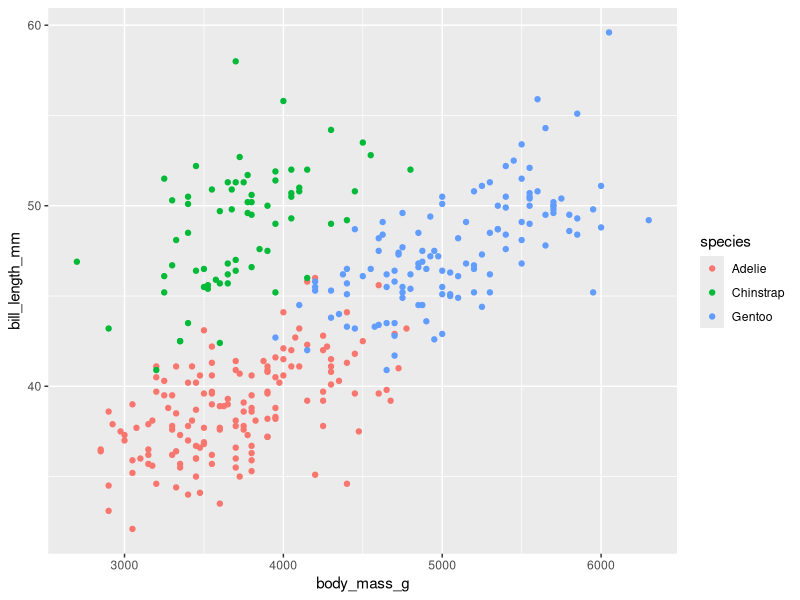
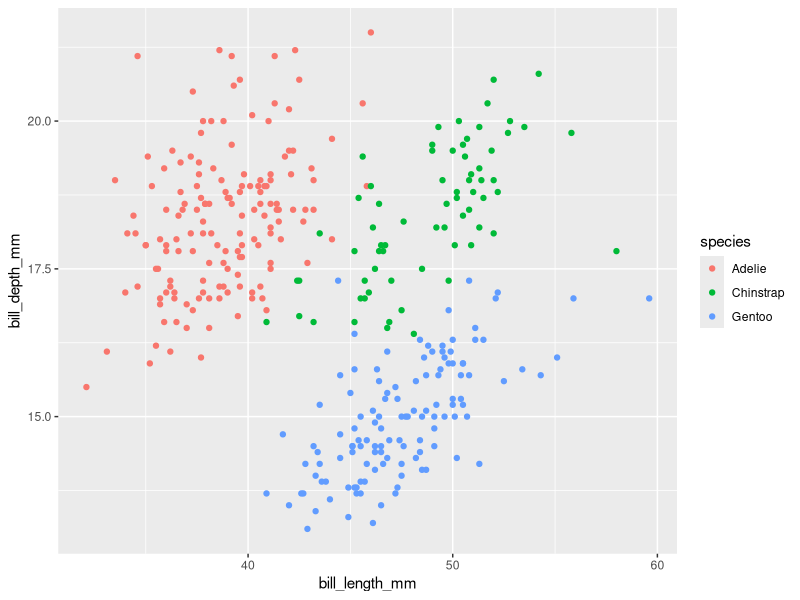
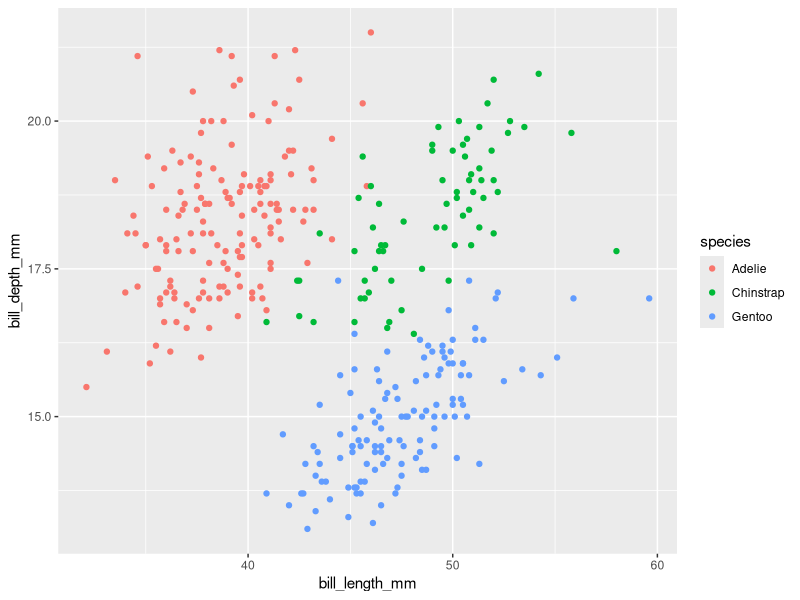
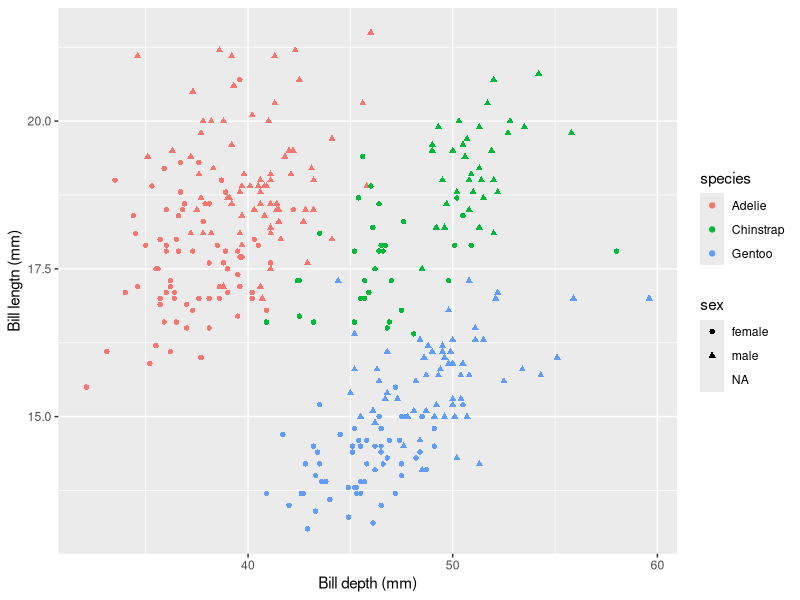
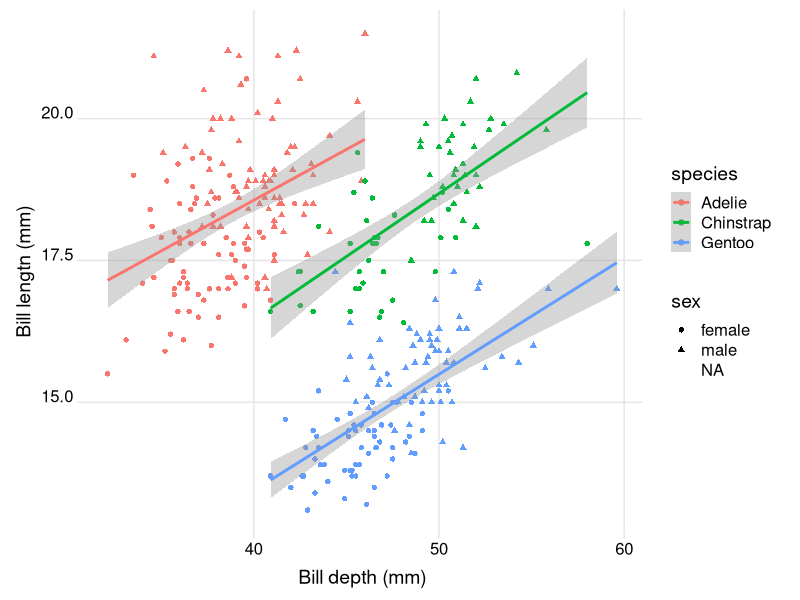

The R source for these figures, in order:
# Script name
# Author
# Date


# Libraries ---------------------------------------------------------------

library(tidyverse)
library(palmerpenguins)
library(ggridges)


# Data --------------------------------------------------------------------

# Load the dataset into the local environment
penguins <- penguins


# Example -----------------------------------------------------------------

# The basic plot
ggplot(data = penguins,
       aes(x = body_mass_g, y = bill_length_mm)) +
  geom_point(aes(colour = species))


# Exercise 1 --------------------------------------------------------------

# Create a basic plot with different x and y axes

ggplot(penguins, 
       aes(x = bill_length_mm, y = bill_depth_mm)) +
  geom_point(aes(colour = species))
# Exercise 2 --------------------------------------------------------------

# Change the aes() arguments

ggplot(penguins, 
       aes(x = bill_length_mm, y = bill_depth_mm)) +
  geom_point(aes(colour = species)) 

# Exercise 3 --------------------------------------------------------------

# Change the labels

ggplot(penguins, 
       aes(x = bill_length_mm, y = bill_depth_mm, shape = sex)) +
  geom_point(aes(colour = species)) +
  labs(x = 'Bill depth (mm)', y = 'Bill lengtn (mm)')
# Create a ridgeplot

ggplot(data = penguins,
       # NB: Arguments passed to first aes() apply to all geoms
       aes(x = bill_length_mm, y = bill_depth_mm, colour = species)) +
  geom_point(aes(shape = sex)) +
  geom_smooth(method = "lm") +
  labs(x = 'Bill depth (mm)', y = 'Bill lengtn (mm)')+
  theme_ridges(font_size = 14,
               font_family = "",
               line_size = 0.5,
               grid = TRUE,
               center_axis_labels = TRUE)


